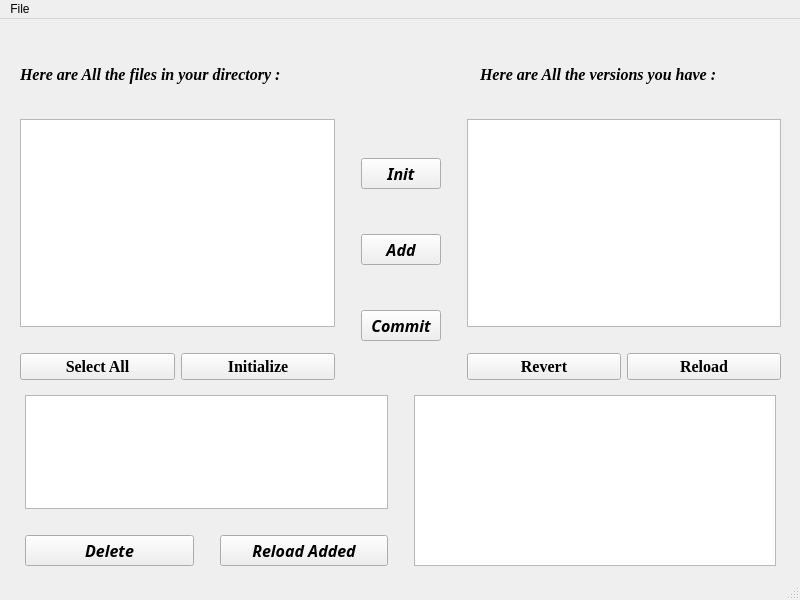
<?xml version="1.0" encoding="UTF-8"?>
<ui version="4.0">
 <class>MainWindow</class>
 <widget class="QMainWindow" name="MainWindow">
  <property name="geometry">
   <rect>
    <x>0</x>
    <y>0</y>
    <width>800</width>
    <height>600</height>
   </rect>
  </property>
  <property name="windowTitle">
   <string>MainWindow</string>
  </property>
  <widget class="QWidget" name="centralwidget">
   <widget class="QLabel" name="label">
    <property name="geometry">
     <rect>
      <x>20</x>
      <y>40</y>
      <width>341</width>
      <height>31</height>
     </rect>
    </property>
    <property name="font">
     <font>
      <family>Times New Roman</family>
      <pointsize>12</pointsize>
      <italic>true</italic>
      <bold>true</bold>
     </font>
    </property>
    <property name="text">
     <string>Here are All the files in your directory : </string>
    </property>
   </widget>
   <widget class="QWidget" name="horizontalLayoutWidget_3">
    <property name="geometry">
     <rect>
      <x>20</x>
      <y>100</y>
      <width>761</width>
      <height>261</height>
     </rect>
    </property>
    <layout class="QHBoxLayout" name="horizontalLayout_3">
     <item>
      <layout class="QVBoxLayout" name="verticalLayout_2">
       <item>
        <widget class="QListWidget" name="filesList">
         <property name="font">
          <font>
           <family>Times New Roman</family>
           <pointsize>12</pointsize>
           <italic>true</italic>
           <bold>true</bold>
          </font>
         </property>
        </widget>
       </item>
       <item>
        <spacer name="horizontalSpacer">
         <property name="orientation">
          <enum>Qt::Horizontal</enum>
         </property>
         <property name="sizeHint" stdset="0">
          <size>
           <width>40</width>
           <height>20</height>
          </size>
         </property>
        </spacer>
       </item>
       <item>
        <layout class="QHBoxLayout" name="horizontalLayout">
         <item>
          <widget class="QPushButton" name="selectAll">
           <property name="font">
            <font>
             <family>Times New Roman</family>
             <pointsize>12</pointsize>
             <italic>false</italic>
             <bold>true</bold>
            </font>
           </property>
           <property name="text">
            <string>Select All</string>
           </property>
          </widget>
         </item>
         <item>
          <widget class="QPushButton" name="pushButton">
           <property name="font">
            <font>
             <family>Times New Roman</family>
             <pointsize>12</pointsize>
             <bold>true</bold>
            </font>
           </property>
           <property name="text">
            <string>Initialize</string>
           </property>
          </widget>
         </item>
        </layout>
       </item>
      </layout>
     </item>
     <item>
      <spacer name="verticalSpacer_2">
       <property name="orientation">
        <enum>Qt::Vertical</enum>
       </property>
       <property name="sizeHint" stdset="0">
        <size>
         <width>20</width>
         <height>40</height>
        </size>
       </property>
      </spacer>
     </item>
     <item>
      <layout class="QVBoxLayout" name="verticalLayout">
       <item>
        <widget class="QPushButton" name="initButton">
         <property name="font">
          <font>
           <family>Sitka Display</family>
           <pointsize>12</pointsize>
           <italic>true</italic>
           <bold>true</bold>
          </font>
         </property>
         <property name="text">
          <string>Init</string>
         </property>
        </widget>
       </item>
       <item>
        <widget class="QPushButton" name="addButton">
         <property name="font">
          <font>
           <family>Sitka Display</family>
           <pointsize>12</pointsize>
           <italic>true</italic>
           <bold>true</bold>
          </font>
         </property>
         <property name="text">
          <string>Add</string>
         </property>
        </widget>
       </item>
       <item>
        <widget class="QPushButton" name="commitButton">
         <property name="font">
          <font>
           <family>Sitka Display</family>
           <pointsize>12</pointsize>
           <italic>true</italic>
           <bold>true</bold>
          </font>
         </property>
         <property name="text">
          <string>Commit</string>
         </property>
        </widget>
       </item>
      </layout>
     </item>
     <item>
      <spacer name="verticalSpacer">
       <property name="orientation">
        <enum>Qt::Vertical</enum>
       </property>
       <property name="sizeHint" stdset="0">
        <size>
         <width>20</width>
         <height>40</height>
        </size>
       </property>
      </spacer>
     </item>
     <item>
      <layout class="QVBoxLayout" name="verticalLayout_3">
       <item>
        <widget class="QListWidget" name="versionsList">
         <property name="font">
          <font>
           <family>Times New Roman</family>
           <pointsize>12</pointsize>
           <italic>true</italic>
           <bold>true</bold>
          </font>
         </property>
         <property name="cursor" stdset="0">
          <cursorShape>PointingHandCursor</cursorShape>
         </property>
         <property name="mouseTracking">
          <bool>false</bool>
         </property>
         <property name="sortingEnabled">
          <bool>false</bool>
         </property>
        </widget>
       </item>
       <item>
        <spacer name="horizontalSpacer_2">
         <property name="orientation">
          <enum>Qt::Horizontal</enum>
         </property>
         <property name="sizeHint" stdset="0">
          <size>
           <width>40</width>
           <height>20</height>
          </size>
         </property>
        </spacer>
       </item>
       <item>
        <layout class="QHBoxLayout" name="horizontalLayout_2">
         <item>
          <widget class="QPushButton" name="revert">
           <property name="font">
            <font>
             <family>Times New Roman</family>
             <pointsize>12</pointsize>
             <bold>true</bold>
            </font>
           </property>
           <property name="text">
            <string>Revert</string>
           </property>
          </widget>
         </item>
         <item>
          <widget class="QPushButton" name="reloadVersions">
           <property name="font">
            <font>
             <family>Times New Roman</family>
             <pointsize>12</pointsize>
             <bold>true</bold>
            </font>
           </property>
           <property name="text">
            <string>Reload</string>
           </property>
          </widget>
         </item>
        </layout>
       </item>
      </layout>
     </item>
    </layout>
   </widget>
   <widget class="QLabel" name="label_2">
    <property name="geometry">
     <rect>
      <x>480</x>
      <y>40</y>
      <width>321</width>
      <height>31</height>
     </rect>
    </property>
    <property name="font">
     <font>
      <family>Times New Roman</family>
      <pointsize>12</pointsize>
      <italic>true</italic>
      <bold>true</bold>
     </font>
    </property>
    <property name="text">
     <string>Here are All the versions you have : </string>
    </property>
   </widget>
   <widget class="QWidget" name="horizontalLayoutWidget">
    <property name="geometry">
     <rect>
      <x>25</x>
      <y>376</y>
      <width>751</width>
      <height>171</height>
     </rect>
    </property>
    <layout class="QHBoxLayout" name="horizontalLayout_4">
     <item>
      <layout class="QVBoxLayout" name="verticalLayout_4">
       <item>
        <widget class="QListWidget" name="addedFiles"/>
       </item>
       <item>
        <spacer name="horizontalSpacer_3">
         <property name="orientation">
          <enum>Qt::Horizontal</enum>
         </property>
         <property name="sizeHint" stdset="0">
          <size>
           <width>40</width>
           <height>20</height>
          </size>
         </property>
        </spacer>
       </item>
       <item>
        <layout class="QHBoxLayout" name="horizontalLayout_5">
         <item>
          <widget class="QPushButton" name="deleteButton">
           <property name="font">
            <font>
             <family>Sitka Display</family>
             <pointsize>12</pointsize>
             <italic>true</italic>
             <bold>true</bold>
            </font>
           </property>
           <property name="text">
            <string>Delete</string>
           </property>
          </widget>
         </item>
         <item>
          <spacer name="verticalSpacer_4">
           <property name="orientation">
            <enum>Qt::Vertical</enum>
           </property>
           <property name="sizeHint" stdset="0">
            <size>
             <width>20</width>
             <height>40</height>
            </size>
           </property>
          </spacer>
         </item>
         <item>
          <widget class="QPushButton" name="pushButton_2">
           <property name="font">
            <font>
             <family>Sitka Display</family>
             <pointsize>12</pointsize>
             <italic>true</italic>
             <bold>true</bold>
            </font>
           </property>
           <property name="text">
            <string>Reload Added</string>
           </property>
          </widget>
         </item>
        </layout>
       </item>
      </layout>
     </item>
     <item>
      <spacer name="verticalSpacer_3">
       <property name="orientation">
        <enum>Qt::Vertical</enum>
       </property>
       <property name="sizeHint" stdset="0">
        <size>
         <width>20</width>
         <height>40</height>
        </size>
       </property>
      </spacer>
     </item>
     <item>
      <widget class="QPlainTextEdit" name="terminal"/>
     </item>
    </layout>
   </widget>
  </widget>
  <widget class="QMenuBar" name="menubar">
   <property name="geometry">
    <rect>
     <x>0</x>
     <y>0</y>
     <width>800</width>
     <height>25</height>
    </rect>
   </property>
   <widget class="QMenu" name="menuFile">
    <property name="title">
     <string>File</string>
    </property>
    <addaction name="actionNew"/>
    <addaction name="actionAdd"/>
    <addaction name="actionRemove"/>
    <addaction name="actionSet"/>
   </widget>
   <addaction name="menuFile"/>
  </widget>
  <widget class="QStatusBar" name="statusbar"/>
  <action name="actionNew">
   <property name="text">
    <string>New</string>
   </property>
  </action>
  <action name="actionAdd">
   <property name="text">
    <string>Add</string>
   </property>
  </action>
  <action name="actionRemove">
   <property name="text">
    <string>Remove</string>
   </property>
  </action>
  <action name="actionSet">
   <property name="text">
    <string>Set</string>
   </property>
  </action>
 </widget>
 <resources/>
 <connections/>
</ui>
